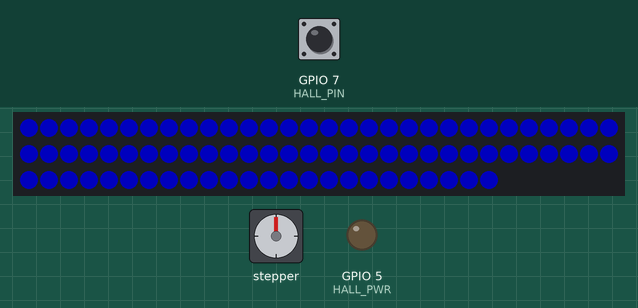
Bench run of a sketch on a simulated ESP32-C3. Parts: 84 RGB LEDs in strip order, left to right, continuing on the next row, stepper motor, output pins drawn as LEDs (lit = HIGH). Inputs (shaded band) come from the test bench; at power-on: GPIO 7 (HALL_PIN) LOW. Dim RGB values are drawn brighter than linear; WiFi joins after 1.5 s; servers stay silent unless stated; no MQTT or app messages arrive unless stated; stepper angles assume 4096 steps per turn; what the sketch prints to the serial monitor is not drawn.

Above: at 1.6 s.
At 3.8 s:
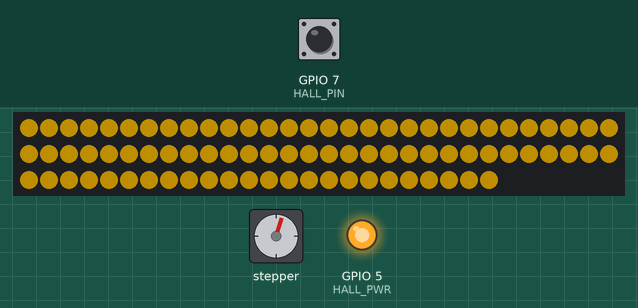
3.9 s: GPIO 7 (HALL_PIN) pulled LOW for 0.15 s
At 4.4 s:
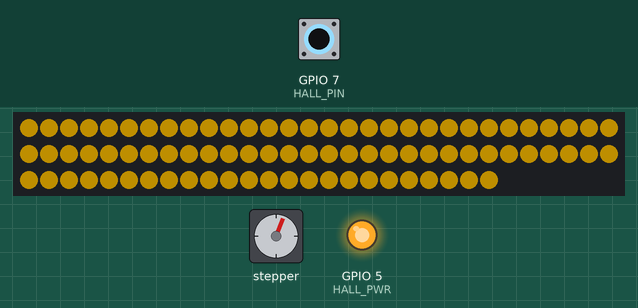
4.6 s: GPIO 7 (HALL_PIN) pulsed LOW 5 times (0.12 s each, 0.3 s apart)
At 16.8 s:
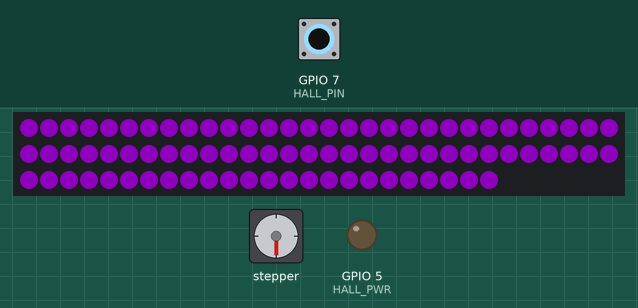
Timing chart, 0 to 27.2 s (numbered marks = the images above; inputs shaded):
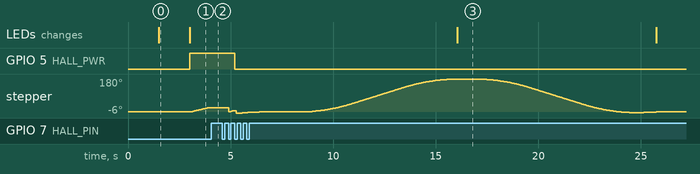

Measured:
- after the input at 3.9 s, stepper: stops changing and stays 22°
- after the input at 4.6 s, GPIO 5 (HALL_PWR): HIGH → LOW after 0.60 s; the LEDs: change after 11.4 s (image 3)
- what the display in image 0 shows lasts 1.5 s, from 1.5 s to 3.0 s

The sketch:

WindGauge_ESP32C3.ino
```cpp
/*
  Open Gauges — Wind Direction gauge
  Board: ESP32-C3 Super Mini (Arduino core for ESP32 v3.x)
  Motor: 28BYJ-48 + ULN2003 driver   Homing: KY-003 hall sensor + 5 mm magnet
  LEDs:  WS2812 / NeoPixel strip around the rim (white backlight)

  - Reads wind direction (degrees) from MQTT: a plain number (e.g. ".../windDir" -> 247)
    or a weeWX loop packet (JSON, "windDir" key). Calm readings (no direction) are ignored.
  - Full 360° dial: the pointer always takes the shortest way round.
  - Start-up progress on the ring: RED started, BLUE Wi-Fi, YELLOW homing,
    PURPLE self-test, WHITE ready.
  - Same wiring as the Open Gauges pressure and temperature gauges.
  - KY-003 "+" can go to 5V (simplest), or to GPIO5 so the sensor is powered only
    while homing and draws nothing the rest of the time. The sketch works either way.

  Libraries (Library Manager): AccelStepper, PubSubClient, ArduinoJson (v7), Adafruit NeoPixel
  Tools menu: Board "ESP32C3 Dev Module", USB CDC On Boot "Enabled" (for Serial Monitor)
*/

#include <WiFi.h>
#include <PubSubClient.h>
#include <ArduinoJson.h>
#include <AccelStepper.h>
#include <Adafruit_NeoPixel.h>

// ===========================================================================
// WI-FI / MQTT
// ===========================================================================
const char* ssid        = "YOUR_WIFI_NAME";
const char* password    = "YOUR_WIFI_PASSWORD";

const char* mqtt_server = "mqtt.cetools.org";
const int   mqtt_port   = 1883;

// A topic carrying plain degrees (e.g. 247), or a weeWX loop packet (JSON) with "windDir".
const char* wind_topic  = "personal/ucfnaps/downhamweather/windDir";   // edit for your station

// ===========================================================================
// PINS — ESP32-C3 Super Mini (avoid strapping pins GPIO2, GPIO8, GPIO9)
// ===========================================================================
#define IN1_PIN   4     // ULN2003 IN1
#define IN2_PIN   3     // ULN2003 IN2
#define IN3_PIN   1     // ULN2003 IN3
#define IN4_PIN   0     // ULN2003 IN4
#define HALL_PIN  7     // KY-003 S
#define HALL_PWR  5     // optional: KY-003 + here to power it only while homing
#define LED_PIN   10    // LED strip DIN

// ===========================================================================
// DIAL
// ===========================================================================
// How far the pointer must travel FORWARD (clockwise) from the magnet trigger
// point to sit exactly on the N mark.
//   Pointer stops short of N (anticlockwise of it) -> increase
//   Pointer overshoots N (clockwise of it)          -> decrease
// Negative values are fine if the magnet triggers after North.
const float northOffsetDeg = 6.0;

// BACKLASH: the 28BYJ-48 gearbox has a few degrees of play. Homing approaches
// clockwise, so clockwise moves land accurately but anticlockwise moves stop short.
// Fix: every anticlockwise move overshoots by this much, then comes back clockwise,
// so the pointer always arrives from the same side.
//   Still short after anticlockwise moves -> increase   (typical 2-6 deg)
const float backlashDeg = 4.0;

// Don't nudge the pointer for changes smaller than this (degrees)
const float moveDeadbandDeg = 2.0;

// ===========================================================================
// LEDS
// ===========================================================================
#define NUM_LEDS        84
#define LED_BRIGHTNESS  50           // 0-255; turn it down if the board resets
const uint8_t backlightRGB[3] = {255, 255, 255};

// ===========================================================================
// MOTOR
// ===========================================================================
long  stepsPerRevolution = 4096;                       // overwritten by calibration
float stepsPerDegree     = stepsPerRevolution / 360.0;
const float homingSpeed  = 300.0;
const float runSpeed     = 400.0;
const float runAccel     = 150.0;
const bool  releaseCoilsWhenIdle = true;   // motor stays cool; gearbox holds the pointer
const unsigned long rehomeIntervalMs = 6UL * 60UL * 60UL * 1000UL;  // re-zero every 6 h

AccelStepper stepper(AccelStepper::HALF4WIRE, IN1_PIN, IN3_PIN, IN2_PIN, IN4_PIN);
Adafruit_NeoPixel strip(NUM_LEDS, LED_PIN, NEO_GRB + NEO_KHZ800);
WiFiClient   espClient;
PubSubClient client(espClient);

// ===========================================================================
// STATE
// ===========================================================================
float currentDir = NAN;     // latest wind direction (0-360)
float shownDir   = NAN;     // direction the pointer was last sent to
bool  coilsOn    = true;
unsigned long lastRehomeMs = 0;

// ===========================================================================
// HELPERS
// ===========================================================================
bool atMagnet() { return digitalRead(HALL_PIN) == LOW; }   // KY-003 pulls LOW on magnet

// The hall sensor (and its on-board LED) is only powered while homing when wired to GPIO5.
// When off, the signal pin is left as plain INPUT so the internal pull-up can't leak
// current back through the module's own pull-up resistor.
void hallPower(bool on) {
  if (on) {
    digitalWrite(HALL_PWR, HIGH);
    pinMode(HALL_PIN, INPUT_PULLUP);
    delay(20);                                // let the sensor settle
  } else {
    pinMode(HALL_PIN, INPUT);
    digitalWrite(HALL_PWR, LOW);
  }
}

float normDeg(float d) {
  d = fmodf(d, 360.0f);
  return d < 0 ? d + 360.0f : d;
}

// Angular difference a-b, in -180..180
float angleDiff(float a, float b) {
  float d = normDeg(a - b);
  return d > 180.0f ? d - 360.0f : d;
}

// Absolute step target for a bearing, taking the shortest way round from where we are
long dirToSteps(float dir) {
  long target = lround(normDeg(dir) * stepsPerDegree);
  long cur    = stepper.currentPosition();
  long curMod = ((cur % stepsPerRevolution) + stepsPerRevolution) % stepsPerRevolution;
  long delta  = target - curMod;
  if (delta >  stepsPerRevolution / 2) delta -= stepsPerRevolution;
  if (delta < -stepsPerRevolution / 2) delta += stepsPerRevolution;
  return cur + delta;
}

void applyNorthOffset() {
  stepper.setCurrentPosition(-lround(northOffsetDeg * stepsPerDegree));
}

// Start a move that always finishes travelling clockwise (takes up gear backlash)
long finalTarget = 0;
bool finalPending = false;

void moveToSteps(long target) {
  if (target < stepper.currentPosition()) {          // anticlockwise move
    stepper.moveTo(target - lround(backlashDeg * stepsPerDegree));   // overshoot
    finalTarget = target;
    finalPending = true;                              // then come back clockwise
  } else {
    stepper.moveTo(target);
    finalPending = false;
  }
}

// Called when a move ends: if it was the overshoot, start the clockwise return
bool continueMove() {
  if (!finalPending) return false;
  finalPending = false;
  stepper.moveTo(finalTarget);
  return true;
}

void runToPosition(long pos) {
  moveToSteps(pos);
  do {
    while (stepper.distanceToGo() != 0) stepper.run();
  } while (continueMove());
}

void powerCoils() {
  if (!coilsOn) { stepper.enableOutputs(); coilsOn = true; }
}

// ===========================================================================
// HOMING & CALIBRATION
// ===========================================================================
// Leaves the hall sensor powered — the caller switches it off when finished
void seekMagnetAndZero() {
  hallPower(true);
  powerCoils();
  stepper.setMaxSpeed(homingSpeed);
  stepper.setSpeed(homingSpeed);
  while (atMagnet())  stepper.runSpeed();   // step off if already on it
  while (!atMagnet()) stepper.runSpeed();   // roll on to the leading edge
  applyNorthOffset();
}

void calibrateStepsPerRevolution() {
  Serial.println("Calibrating: one magnet -> magnet revolution...");
  stepper.setCurrentPosition(0);
  stepper.setSpeed(homingSpeed);
  while (atMagnet())  stepper.runSpeed();
  while (!atMagnet()) stepper.runSpeed();
  long measured = labs(stepper.currentPosition());
  if (measured > 100) {
    stepsPerRevolution = measured;
    stepsPerDegree = stepsPerRevolution / 360.0;
  } else {
    Serial.println("Calibration looked wrong; keeping default.");
  }
  applyNorthOffset();
  Serial.printf("Steps/rev: %ld  steps/deg: %.4f\n", stepsPerRevolution, stepsPerDegree);
}

void rehome() {
  Serial.println("Auto re-home...");
  seekMagnetAndZero();
  hallPower(false);
  stepper.setMaxSpeed(runSpeed);
  stepper.setAcceleration(runAccel);
  runToPosition(0);          // park at North
  shownDir = NAN;            // force a fresh move to the current reading
}

// ===========================================================================
// LEDS
// ===========================================================================
void showBacklight() {
  const float k = LED_BRIGHTNESS / 255.0f;
  for (int i = 0; i < NUM_LEDS; i++)
    strip.setPixelColor(i, strip.Color(backlightRGB[0] * k, backlightRGB[1] * k, backlightRGB[2] * k));
  strip.show();
}

// Start-up progress shown on the whole ring (no Serial Monitor needed):
//   RED    = sketch has started
//   BLUE   = connecting to Wi-Fi
//   YELLOW = homing / calibrating (motor should be turning)
//   PURPLE = self-test sweep
//   WHITE  = ready (normal backlight)
void showStatus(uint8_t r, uint8_t g, uint8_t b) {
  strip.fill(strip.Color(r, g, b));
  strip.show();
}
#define STATUS_STARTED   showStatus(80, 0, 0)
#define STATUS_WIFI      showStatus(0, 0, 80)
#define STATUS_HOMING    showStatus(80, 60, 0)
#define STATUS_SELFTEST  showStatus(60, 0, 80)

// ===========================================================================
// MQTT
// ===========================================================================
float readNumber(JsonVariant v) {
  if (v.is<const char*>()) return atof(v.as<const char*>());
  if (v.is<float>() || v.is<long>()) return v.as<float>();
  return NAN;
}

float extractDirection(byte* payload, unsigned int length) {
  unsigned int i = 0;
  while (i < length && isspace(payload[i])) i++;
  if (i >= length) return NAN;

  // Plain number payload
  if (payload[i] != '{') {
    char buf[24]; unsigned int n = min(length - i, (unsigned int)sizeof(buf) - 1);
    memcpy(buf, payload + i, n); buf[n] = 0;
    if (!isdigit(buf[0]) && buf[0] != '-' && buf[0] != '.') return NAN;   // "None", "null"
    return atof(buf);
  }

  // JSON loop packet
  JsonDocument doc;
  if (deserializeJson(doc, (const char*)payload, length)) return NAN;
  const char* keys[] = { "windDir", "wind_dir", "windDir_degree_compass", "winddir" };
  for (const char* key : keys) {
    JsonVariant v = doc[key];
    if (v.isNull()) continue;            // weeWX sends null when it's calm
    float val = readNumber(v);
    if (!isnan(val)) return val;
  }
  return NAN;
}

void mqttCallback(char* topic, byte* payload, unsigned int length) {
  float dir = extractDirection(payload, length);
  if (isnan(dir) || dir < -360 || dir > 720) return;   // calm or junk: hold position
  currentDir = normDeg(dir);

  static unsigned long lastPrint = 0;
  if (millis() - lastPrint > 60000) {
    lastPrint = millis();
    Serial.printf("Wind direction %.0f deg\n", currentDir);
  }
}

void connectWiFi() {
  Serial.printf("Connecting to Wi-Fi %s", ssid);
  WiFi.mode(WIFI_STA);
  // ESP32-C3 Super Mini: the tiny on-board antenna often won't connect at full
  // transmit power (and the current spike can reset the board). 8.5 dBm fixes it.
  WiFi.setTxPower(WIFI_POWER_8_5dBm);
  WiFi.setSleep(false);
  WiFi.setAutoReconnect(true);
  WiFi.begin(ssid, password);
  // Keep trying rather than rebooting (a reboot would re-home and re-sweep the pointer)
  for (int t = 1; WiFi.status() != WL_CONNECTED; t++) {
    delay(500); Serial.print(".");
    if (t % 40 == 0) {                       // every 20 s, start the attempt again
      Serial.println("\nStill trying Wi-Fi...");
      WiFi.disconnect();
      WiFi.setTxPower(WIFI_POWER_8_5dBm);
      WiFi.begin(ssid, password);
    }
  }
  Serial.printf("\nWi-Fi connected, IP %s\n", WiFi.localIP().toString().c_str());
}

void serviceNetwork() {
  if (WiFi.status() != WL_CONNECTED) return;     // ESP32 reconnects by itself
  if (!client.connected()) {
    static unsigned long lastTry = 0;
    if (millis() - lastTry < 5000) return;       // retry every 5 s, never block
    lastTry = millis();
    String id = "OpenGauge-Wind-" + String((uint32_t)ESP.getEfuseMac(), HEX);
    Serial.print("Connecting to MQTT... ");
    if (client.connect(id.c_str())) {
      Serial.println("connected");
      client.subscribe(wind_topic);
    } else {
      Serial.printf("failed rc=%d\n", client.state());
    }
    return;
  }
  client.loop();
}

// ===========================================================================
// SETUP
// ===========================================================================
void setup() {
  Serial.begin(115200);
  strip.begin();
  strip.setBrightness(255);            // full; backlight is dimmed per-pixel in showBacklight()
  STATUS_STARTED;
  delay(1500);
  Serial.println("\nOpen Gauges — Wind Direction");

  pinMode(HALL_PWR, OUTPUT);
  hallPower(false);                    // sensor off until it's needed

  // Wi-Fi first, before the motor runs, so the two big power draws never overlap
  STATUS_WIFI;
  connectWiFi();

  // Home, calibrate, park at North
  STATUS_HOMING;
  seekMagnetAndZero();
  delay(1000);
  calibrateStepsPerRevolution();
  hallPower(false);                    // homing done — sensor off
  stepper.setMaxSpeed(runSpeed);
  stepper.setAcceleration(runAccel);
  runToPosition(0);
  lastRehomeMs = millis();
  Serial.println("At North. Check the pointer against the N mark.");
  delay(2000);

  // Self-test: North -> South -> North
  Serial.println("Self-test: N -> S -> N");
  STATUS_SELFTEST;
  runToPosition(dirToSteps(180));  delay(1000);
  runToPosition(dirToSteps(0));

  client.setServer(mqtt_server, mqtt_port);
  client.setBufferSize(4096);          // weeWX loop packets are larger than the 256-byte default
  client.setCallback(mqttCallback);

  showBacklight();                     // normal white backlight = ready
  Serial.println("Ready.");
}

// ===========================================================================
// LOOP — while the pointer moves, do nothing but step (smooth motion)
// ===========================================================================
void loop() {
  if (stepper.distanceToGo() != 0) {
    stepper.run();
    return;
  }
  if (continueMove()) return;     // finish an anticlockwise move from the clockwise side

  if (coilsOn && releaseCoilsWhenIdle) { stepper.disableOutputs(); coilsOn = false; }

  static unsigned long lastNet = 0;
  if (millis() - lastNet >= 50) { lastNet = millis(); serviceNetwork(); }

  if (millis() - lastRehomeMs > rehomeIntervalMs) {
    rehome();
    lastRehomeMs = millis();
  }

  // Move the pointer if the reading has changed enough
  if (!isnan(currentDir) && (isnan(shownDir) || fabsf(angleDiff(currentDir, shownDir)) >= moveDeadbandDeg)) {
    powerCoils();
    moveToSteps(dirToSteps(currentDir));
    shownDir = currentDir;
  }

  stepper.run();
}
```
